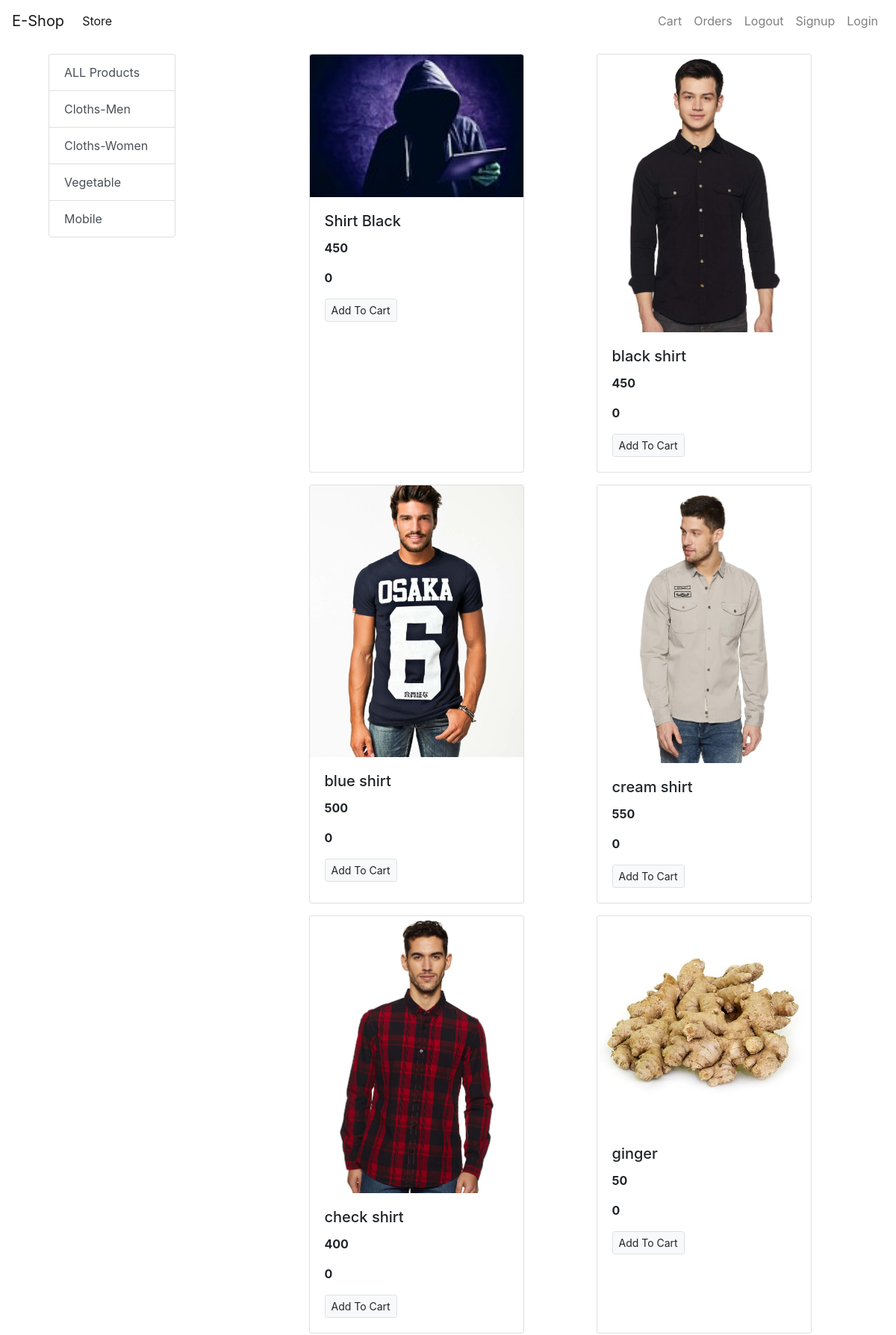
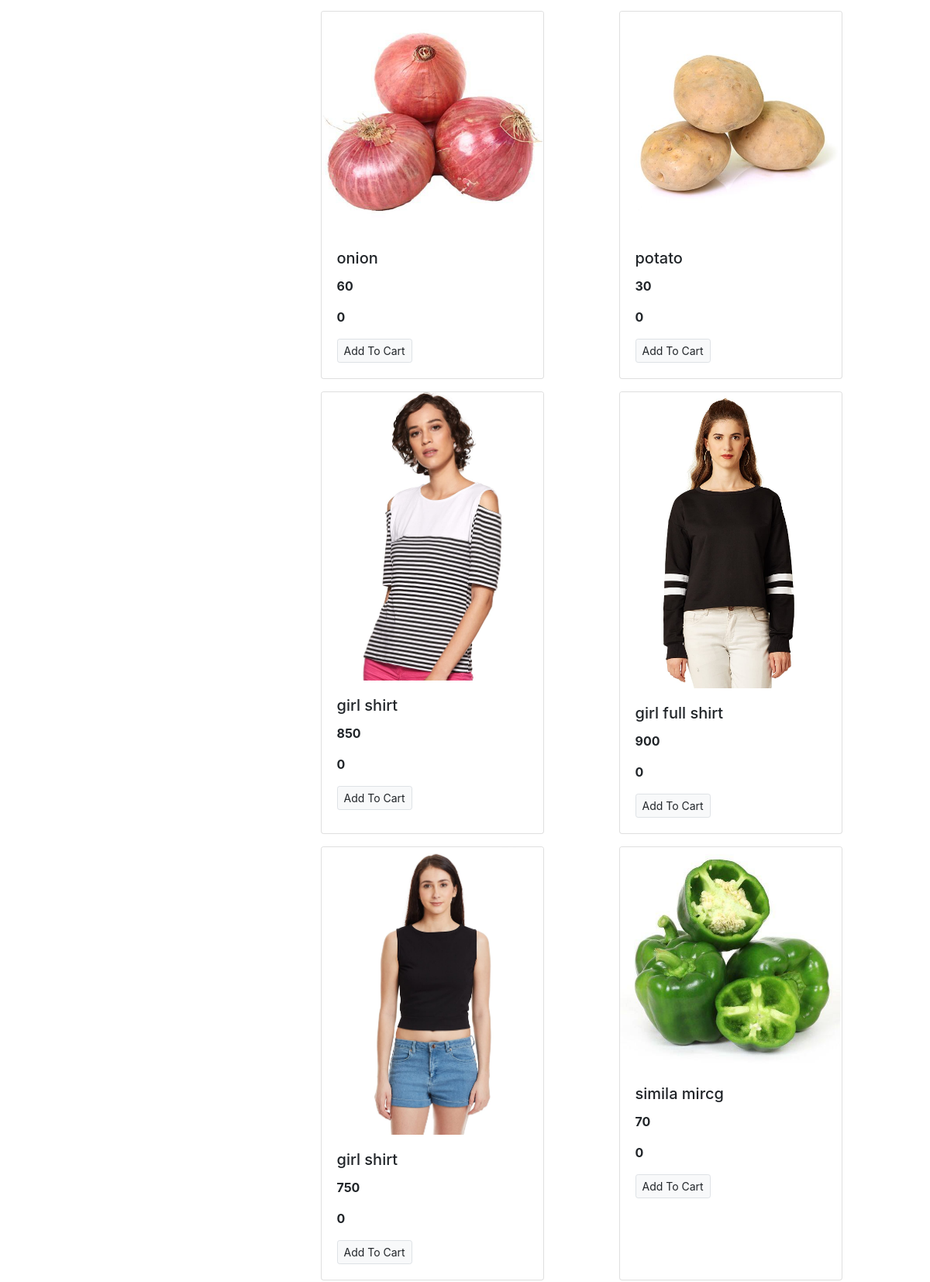
The page / (upper part) on the database its author committed (2 pictures, top to bottom).
### store/models.py (models this page shows, shortened)
class Category(models.Model):
    name = models.CharField(max_length=30)

class Product(models.Model):
    name=models.CharField(max_length=50)
    price=models.IntegerField(default=0)
    description=models.CharField(max_length=200)
    category = models.ForeignKey(Category,on_delete=models.CASCADE,default=1)
    image = models.ImageField(upload_to='uploads/products/')
    text=models.CharField(max_length=200,null=True)

### store/views.py (the view)
# urls.py: path('', views.index),
def index(request):
    products=None
    categories = Category.objects.all()
    categoryID  = request.GET.get('category')
    if categoryID:
        products = Product.get_all_products_by_Categoryid(categoryID)
    else:
        products=Product.objects.all()
    data={}
    data['products']=products
    data['categories']=categories
    return render(request,'testapp/index.html',data)

### templates/testapp/index.html (shortened to what this page needs)
<!doctype html>
<html lang="en">
  <head>
    <link rel="stylesheet" href="https://maxcdn.bootstrapcdn.com/bootstrap/4.0.0/css/bootstrap.min.css">
  </head>
  <body>
      <nav class="one-edge-shadow sticky-top navbar navbar-expand-lg navbar-light bg-white">
        <a class="navbar-brand" href="/">E-Shop</a>
        <div class="collapse navbar-collapse" id="navbarSupportedContent">
          <ul class="navbar-nav mr-auto">
            <li class="nav-item active">
              <a class="nav-link" href="">Store <span class="sr-only">(current)</span></a>
            </li>
          </ul>
          <ul class=" navbar-nav my-2 my-lg-0">
            <li class="nav-item ">
              <a class="nav-link" href="">Cart
                <span class="sr-only">(current)</span></a>
            </li>
            <li class="nav-item ">
              <a class="nav-link" href="">Orders<span class="sr-only">(current)</span></a>
            </li>
            <li class="nav-item ">
              <a class="nav-link" href="">Logout<span class="sr-only">(current)</span></a>
            </li>
            <li class="nav-item ">
              <a class="nav-link" href="/signup">Signup<span class="sr-only">(current)</span></a>
            </li>
            <li class="nav-item ">
              <a class="nav-link" href="">Login<span class="sr-only">(current)</span></a>
            </li>
          </ul>
        </div>
      </nav>
    <div class="container-fluid mt-3">
      <div class="row">
          <div class="col-lg-2 mx-auto">
            <div class="list-group">
                <a href="/" class="list-group-item list-group-item-action">ALL Products</a>
              {% for category in categories %}
      <a href="/?category={{category.id}}" class="list-group-item list-group-item-action">{{category.name}}</a>
              {% endfor %}
    </div>
          </div>
        <div id="product" class="col-lg-8 mx-auto">
          <div class="row mx-auto">
              {% for p in products  %}
              <div class="card mx-auto mb-3" style="width: 18rem;">
                <img class="card-img-top" src="{{p.image.url}}" alt="Card image cap">
                <div class="card-body">
                  <h5 class="card-title">{{p.name}}</h5>
                  <p class="card-text"><b>{{p.price}}</b></p>
                  <p class="card-text"><b>{{p.text}}</b></p>
                  <a href="#" class="btn btn-light border btn-sm">Add To Cart</a>
              </div>
            </div>
            {% endfor %}
         </div>
        </div>
      </div>
     </div>
  </body>
</html>

### rows shown on the page
Category: name "Cloths-Men"
Category: name "Cloths-Women"
Category: name "Vegetable"
Category: name "Mobile"
Product: image (picture), name "Shirt Black", price "450", text "0"
Product: image (picture), name "black shirt", price "450", text "0"
Product: image (picture), name "blue shirt", price "500", text "0"
Product: image (picture), name "cream shirt", price "550", text "0"
Product: image (picture), name "check shirt", price "400", text "0"
Product: image (picture), name "ginger", price "50", text "0"
Product: image (picture), name "onion", price "60", text "0"
Product: image (picture), name "potato", price "30", text "0"
Product: image (picture), name "girl shirt", price "850", text "0"
Product: image (picture), name "girl full shirt", price "900", text "0"
Product: image (picture), name "girl shirt", price "750", text "0"
Product: image (picture), name "simila mircg", price "70", text "0"
